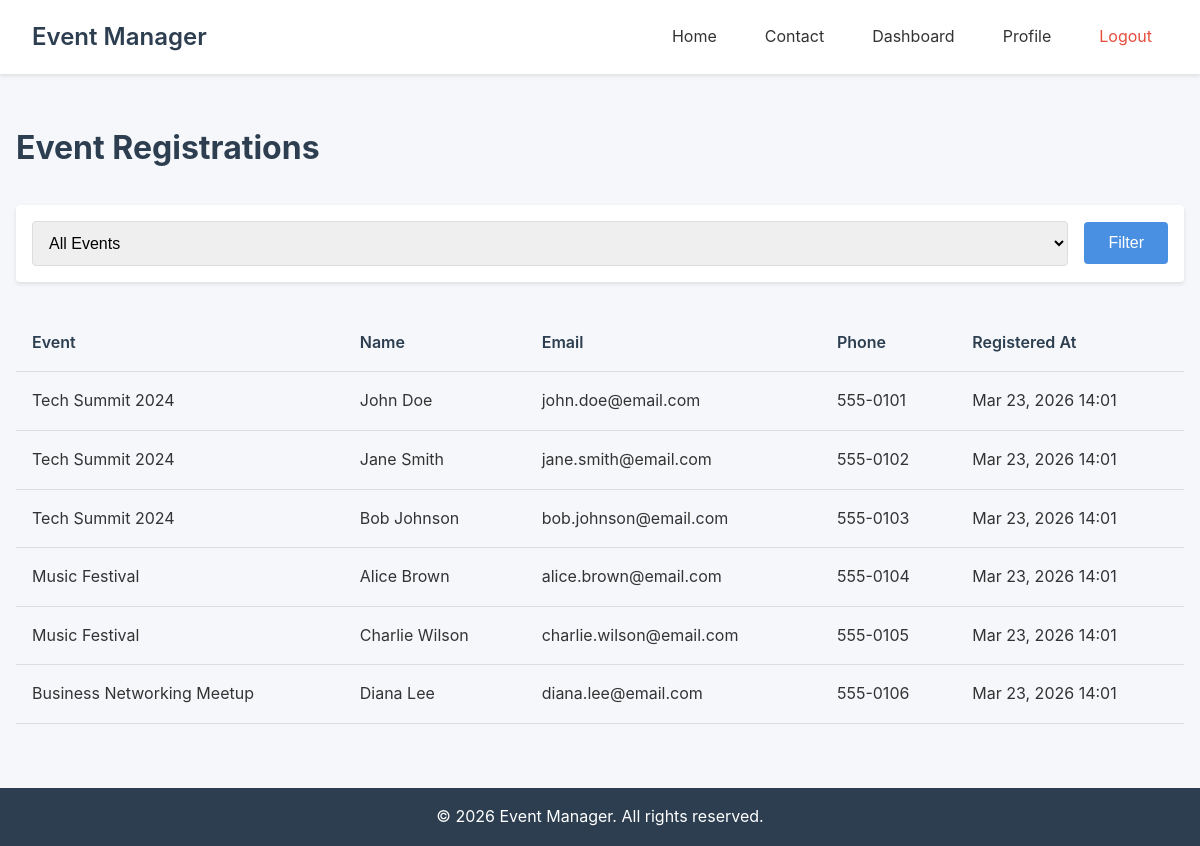
/dashboard/registrations.php (signed in), run on the app's committed database.
### tables this page shows
CREATE TABLE IF NOT EXISTS event_registrations (
    id INT AUTO_INCREMENT PRIMARY KEY,
    event_id INT NOT NULL,
    name VARCHAR(100) NOT NULL,
    email VARCHAR(100) NOT NULL,
    phone VARCHAR(20) NOT NULL,
    registered_at TIMESTAMP DEFAULT CURRENT_TIMESTAMP,
    FOREIGN KEY (event_id) REFERENCES events(id) ON DELETE CASCADE,
    INDEX idx_event_id (event_id),
    INDEX idx_email (email)
);

CREATE TABLE IF NOT EXISTS events (
    id INT AUTO_INCREMENT PRIMARY KEY,
    title VARCHAR(200) NOT NULL,
    description TEXT NOT NULL,
    event_date DATE NOT NULL,
    event_time TIME NOT NULL,
    venue VARCHAR(200) NOT NULL,
    image VARCHAR(255) DEFAULT NULL,
    max_capacity INT DEFAULT 0,
    created_by INT NOT NULL,
    created_at TIMESTAMP DEFAULT CURRENT_TIMESTAMP,
    updated_at TIMESTAMP DEFAULT CURRENT_TIMESTAMP ON UPDATE CURRENT_TIMESTAMP,
    FOREIGN KEY (created_by) REFERENCES users(id) ON DELETE CASCADE,
    INDEX idx_event_date (event_date),
    FULLTEXT idx_search (title, description)
);

### dashboard/registrations.php (the view, shortened to what this page needs)
<?php
$event_id = intval($_GET['event_id'] ?? 0);
try {
    $db = getDB();
    $stmt = $db->query("SELECT id, title FROM events ORDER BY event_date DESC");
    if ($event_id > 0) {
        $stmt = $db->prepare("SELECT er.*, e.title as event_title
                             FROM event_registrations er
                             JOIN events e ON er.event_id = e.id
                             WHERE er.event_id = ?
                             ORDER BY er.registered_at DESC");
        $stmt->execute([$event_id]);
    } else {
        $stmt = $db->query("SELECT er.*, e.title as event_title
                           FROM event_registrations er
                           JOIN events e ON er.event_id = e.id
                           ORDER BY er.registered_at DESC");
    }
    $registrations = $stmt->fetchAll();
} catch (PDOException $e) {
    $registrations = [];
    $events_list = [];
}
include __DIR__ . '/../includes/header.php';
?>
<main class="main">
    <div class="container">
        <div class="page-header">
            <h2>Event Registrations</h2>
        </div>
        <div class="filter-section">
            <form method="GET" class="filter-form">
                <select name="event_id" id="event_id" class="filter-select">
                    <option value="0">All Events</option>
                </select>
                <button type="submit" class="btn btn-primary">Filter</button>
            </form>
        </div>
        <?php if (empty($registrations)): ?>
            <p>No registrations found.</p>
        <?php else: ?>
            <div class="table-container">
                <table class="data-table">
                    <thead>
                        <tr>
                            <th>Event</th>
                            <th>Name</th>
                            <th>Email</th>
                            <th>Phone</th>
                            <th>Registered At</th>
                        </tr>
                    </thead>
                    <tbody>
                        <?php foreach ($registrations as $reg): ?>
                            <tr>
                                <td><?php echo htmlspecialchars($reg['event_title']); ?></td>
                                <td><?php echo htmlspecialchars($reg['name']); ?></td>
                                <td><?php echo htmlspecialchars($reg['email']); ?></td>
                                <td><?php echo htmlspecialchars($reg['phone']); ?></td>
                                <td><?php echo date('M d, Y H:i', strtotime($reg['registered_at'])); ?></td>
                            </tr>
                        <?php endforeach; ?>
                    </tbody>
                </table>
            </div>
        <?php endif; ?>
    </div>
</main>
<?php include __DIR__ . '/../includes/footer.php'; ?>

### includes/header.php (shortened to what this page needs)
<?php
$current_page = basename($_SERVER['PHP_SELF']);
$is_logged_in = isset($_SESSION['user_id']);
$user_is_admin = isset($_SESSION['is_admin']) && $_SESSION['is_admin'];
?>
<!DOCTYPE html>
<html lang="en">
<head>
    <link rel="stylesheet" href="<?php echo SITE_URL; ?>/assets/css/style.css">
</head>
<body>
    <header class="header">
        <div class="container">
            <div class="header-content">
                <a href="<?php echo SITE_URL; ?>/index.php" class="logo">
                    <h1><?php echo SITE_NAME; ?></h1>
                </a>
                <nav class="nav" id="nav">
                    <a href="<?php echo SITE_URL; ?>/index.php" class="nav-link <?php echo $current_page == 'index.php' ? 'active' : ''; ?>">Home</a>
                    <a href="<?php echo SITE_URL; ?>/contact.php" class="nav-link <?php echo $current_page == 'contact.php' ? 'active' : ''; ?>">Contact</a>
                    <?php if ($is_logged_in): ?>
                        <?php if ($user_is_admin): ?>
                            <a href="<?php echo SITE_URL; ?>/dashboard/index.php" class="nav-link <?php echo strpos($current_page, 'dashboard') !== false ? 'active' : ''; ?>">Dashboard</a>
                        <?php endif; ?>
                        <a href="<?php echo SITE_URL; ?>/profile.php" class="nav-link">Profile</a>
                        <a href="<?php echo SITE_URL; ?>/logout.php" class="nav-link btn-logout">Logout</a>
                    <?php else: ?>
                        <a href="<?php echo SITE_URL; ?>/login.php" class="nav-link">Login</a>
                        <a href="<?php echo SITE_URL; ?>/register.php" class="nav-link btn-primary">Register</a>
                    <?php endif; ?>
                </nav>
            </div>
        </div>
    </header>

### includes/footer.php (shortened to what this page needs)
    <footer class="footer">
        <div class="container">
            <p>&copy; <?php echo date('Y'); ?> <?php echo SITE_NAME; ?>. All rights reserved.</p>
        </div>
    </footer>
</body>
</html>

### assets/css/style.css (style rules this page uses)
:root { --primary-color: #4a90e2; --secondary-color: #2c3e50; --success-color: #27ae60; --error-color: #e74c3c; --warning-color: #f39c12; --bg-color: #f5f7fa; --text-color: #333; --border-color: #ddd; --shadow: 0 2px 4px rgba(0,0,0,0.1); --border-radius: 4px; --spacing: 1rem; }
* { margin: 0; padding: 0; box-sizing: border-box; }
body { font-family: -apple-system, BlinkMacSystemFont, 'Segoe UI', Roboto, 'Helvetica Neue', Arial, sans-serif; line-height: 1.6; color: var(--text-color); background-color: var(--bg-color); min-height: 100vh; display: flex; flex-direction: column; }
.container { width: 100%; max-width: 1200px; margin: 0 auto; padding: 0 var(--spacing); }
.header { background: white; box-shadow: var(--shadow); margin-bottom: 2rem; }
.header-content { display: flex; justify-content: space-between; align-items: center; padding: var(--spacing); }
.logo { text-decoration: none; color: var(--secondary-color); }
.logo h1 { font-size: 1.5rem; font-weight: 600; }
.nav { display: flex; gap: var(--spacing); align-items: center; }
.nav-link { text-decoration: none; color: var(--text-color); padding: 0.5rem 1rem; border-radius: var(--border-radius); transition: background-color 0.3s; }
.btn-logout { color: var(--error-color); }
.btn-primary { background-color: var(--primary-color); color: white; padding: 0.5rem 1rem; border-radius: var(--border-radius); border: none; text-decoration: none; display: inline-block; transition: opacity 0.3s; }
.main { flex: 1; padding: var(--spacing) 0; }
.page-header { margin-bottom: 2rem; }
.page-header h2 { font-size: 2rem; margin-bottom: 0.5rem; color: var(--secondary-color); }
.btn { padding: 0.75rem 1.5rem; border: none; border-radius: var(--border-radius); font-size: 1rem; cursor: pointer; text-decoration: none; display: inline-block; transition: opacity 0.3s; }
.table-container { overflow-x: auto; }
.data-table { width: 100%; border-collapse: collapse; }
.data-table th, .data-table td { padding: var(--spacing); text-align: left; border-bottom: 1px solid var(--border-color); }
.data-table th { background-color: var(--bg-color); font-weight: 600; color: var(--secondary-color); }
.filter-section { background: white; padding: var(--spacing); border-radius: var(--border-radius); box-shadow: var(--shadow); margin-bottom: 2rem; }
.filter-form { display: flex; gap: var(--spacing); align-items: center; }
.filter-select { flex: 1; padding: 0.75rem; border: 1px solid var(--border-color); border-radius: var(--border-radius); font-size: 1rem; }
.footer { background: var(--secondary-color); color: white; text-align: center; padding: var(--spacing); margin-top: 3rem; }

### data on the page
event_registrations: event.title "Tech Summit 2024", name "John Doe", email "john.doe@email.com", phone "555-0101", registered_at "Mar 23, 2026 14:01"
event_registrations: event.title "Tech Summit 2024", name "Jane Smith", email "jane.smith@email.com", phone "555-0102", registered_at "Mar 23, 2026 14:01"
event_registrations: event.title "Tech Summit 2024", name "Bob Johnson", email "bob.johnson@email.com", phone "555-0103", registered_at "Mar 23, 2026 14:01"
event_registrations: event.title "Music Festival", name "Alice Brown", email "alice.brown@email.com", phone "555-0104", registered_at "Mar 23, 2026 14:01"
event_registrations: event.title "Music Festival", name "Charlie Wilson", email "charlie.wilson@email.com", phone "555-0105", registered_at "Mar 23, 2026 14:01"
event_registrations: event.title "Business Networking Meetup", name "Diana Lee", email "diana.lee@email.com", phone "555-0106", registered_at "Mar 23, 2026 14:01"

### other printed values
SITE_NAME "Event Manager"
